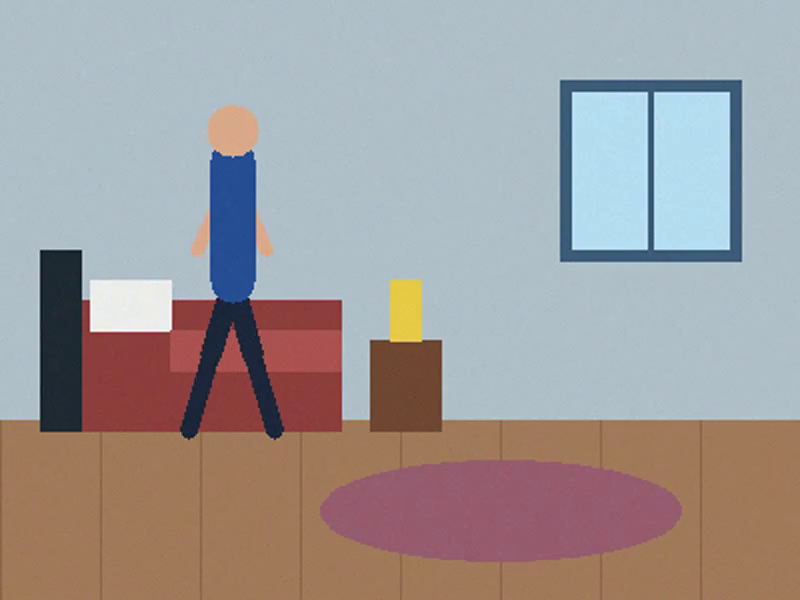
#> input picture frame 32 of Sem-3/Computer Vision/person_walking_in_bedroom.mp4, 800 x 600 px
$ jupyter execute P4.ipynb
#> lines starting #> are read from the running program, lines starting #| are printed output that depends on the picture; after the words box and inside, x2 and y2 are one past the last pixel; in counts of white or black regions, pixels touching at a corner belong together
[cell 1]
# cv practical assignment 4

[cell 2]
# question 1

[cell 3]
import cv2

# Initialize video capture (0 for webcam, or pass a video file path e.g. "corridor.mp4")
video_path = 0
cap = cv2.VideoCapture("person_walking_in_bedroom.mp4")

if not cap.isOpened():
    print("Error: Could not open video source.")
    exit()

# Read the first frame
ret, frame1 = cap.read()
#> frame1 is the input picture: shape (600, 800, 3); mean B, G, R 154.8, 154.4, 160.8
ret, frame2 = cap.read()
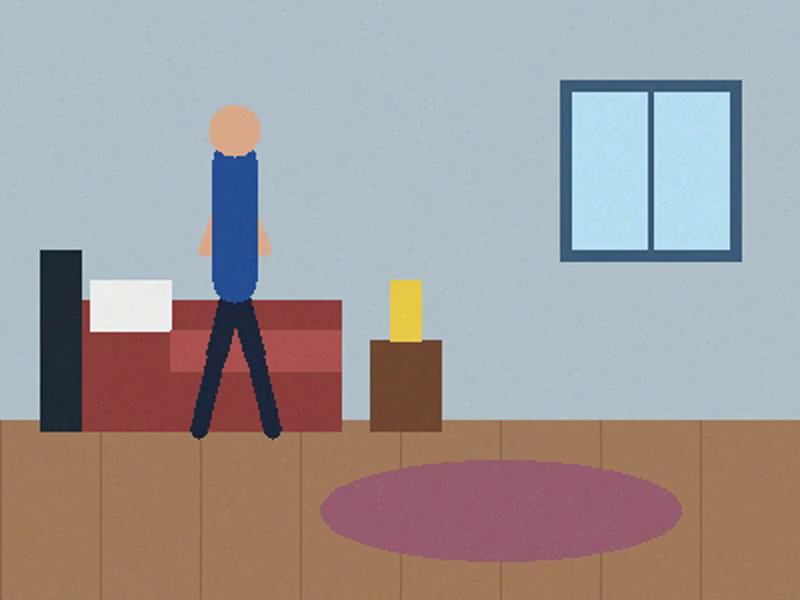
#> input picture frame 33 of Sem-3/Computer Vision/person_walking_in_bedroom.mp4, 800 x 600 px
#> frame2 is the input picture: shape (600, 800, 3); mean B, G, R 154.8, 154.4, 160.8

# Minimum contour area to trigger motion detection (filters out small noise)
MIN_CONTOUR_AREA = 1000

while cap.isOpened() and ret:
    # 1. Compute absolute difference between consecutive frames
    diff = cv2.absdiff(frame1, frame2)
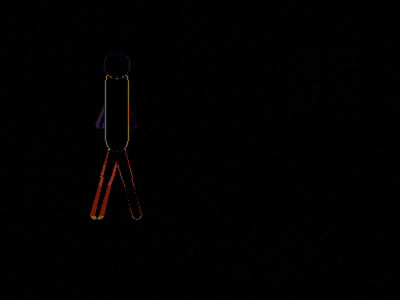
#> diff: shape (600, 800, 3) (shown at 1/2 size); mean B, G, R 1, 1, 1.5

    # 2. Convert to grayscale
    gray = cv2.cvtColor(diff, cv2.COLOR_BGR2GRAY)

    # 3. Apply Gaussian Blur to smooth out high-frequency noise
    blur = cv2.GaussianBlur(gray, (5, 5), 0)

    # 4. Threshold to get a binary image (motion = white, background = black)
    _, thresh = cv2.threshold(blur, 20, 255, cv2.THRESH_BINARY)
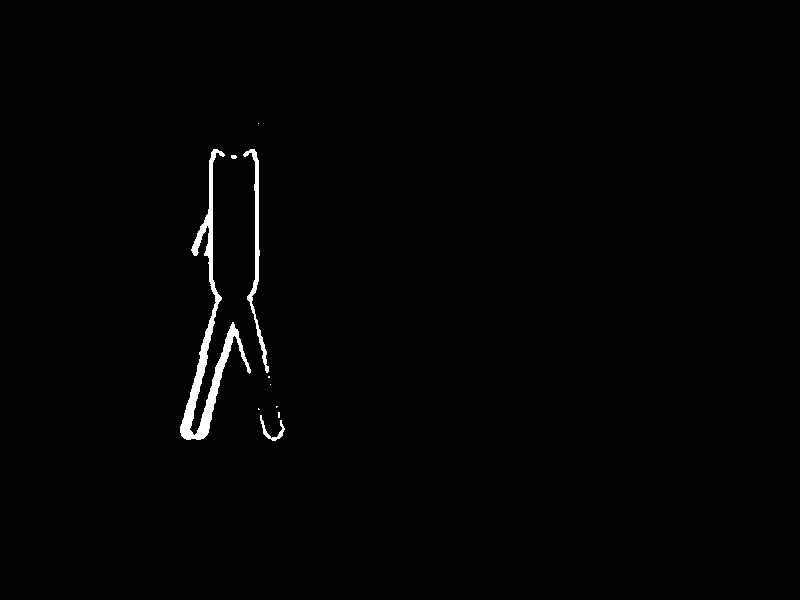
#> thresh: shape (600, 800); 0.91% white; 10 white regions (6 under 20 px), largest, box (x1, y1, x2, y2) and area: (180, 149, 251, 440) 3255, (243, 149, 269, 373) 930, (260, 415, 285, 441) 159, (231, 155, 237, 159) 21

    # 5. Dilate thresholded image to fill in gaps inside contours
    dilated = cv2.dilate(thresh, None, iterations=3)
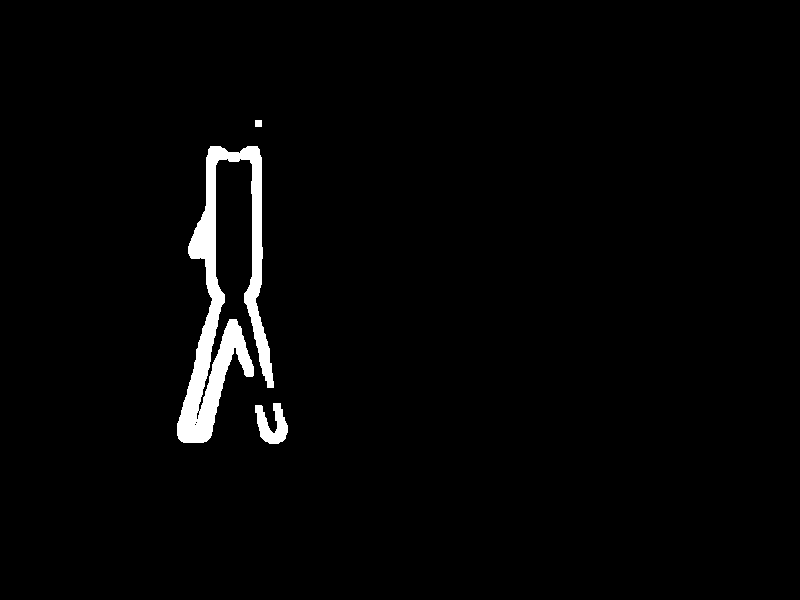
#> dilated: shape (600, 800); 2.2% white; 3 white regions

    # 6. Find contours of the motion regions
    contours, _ = cv2.findContours(dilated, cv2.RETR_TREE, cv2.CHAIN_APPROX_SIMPLE)
#> contours = 6 contours, 3 with area under 20; largest, box (x1, y1, x2, y2) and area: (177, 146, 274, 443) 9044, (255, 403, 288, 444) 708, (255, 120, 262, 127) 36

    motion_detected = False

    for contour in contours:
        # Ignore small movements (e.g., small camera jitter or shadows)
        if cv2.contourArea(contour) < MIN_CONTOUR_AREA:
            continue

        motion_detected = True

        # Get bounding box coordinates for the moving region
        (x, y, w, h) = cv2.boundingRect(contour)

        # Draw bounding box around detected motion
        cv2.rectangle(frame1, (x, y), (x + w, y + h), (0, 255, 0), 2)
#> this loop made 6 passes
#> contour on passes 3, 4, 6: [[194, 424], [195, 423], [196, 424], [195, 425]], [[195, 422], [196, 421], [197, 422], [196, 423]], [[255, 120], [255, 126], [261, 126], [261, 120]]
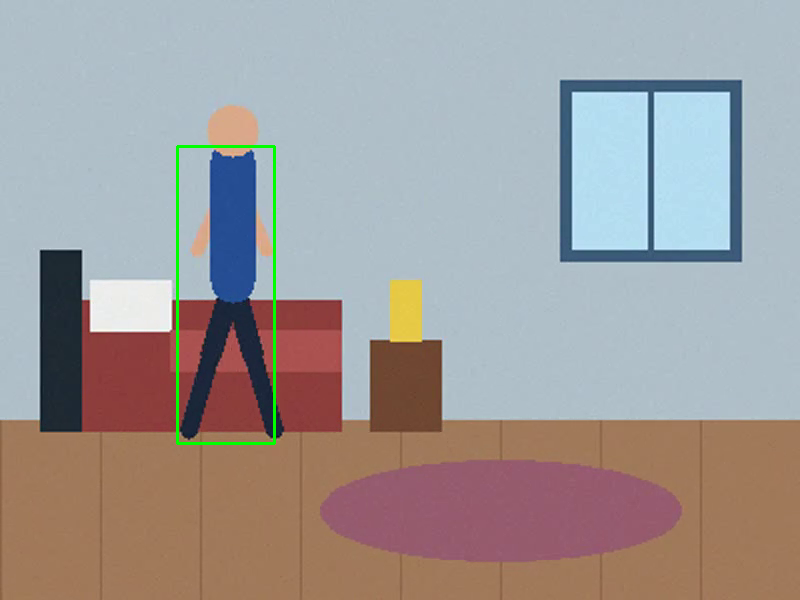
#> frame1: shape (600, 800, 3); 0.49% of pixels changed, all inside (x1, y1, x2, y2) = (176, 145, 276, 445)

    # Display status on the video feed
    if motion_detected:
        cv2.putText(
            frame1,
            "Status: Motion Detected",
            (10, 30),
            cv2.FONT_HERSHEY_SIMPLEX,
            1,
            (0, 0, 255),
            2,
        )
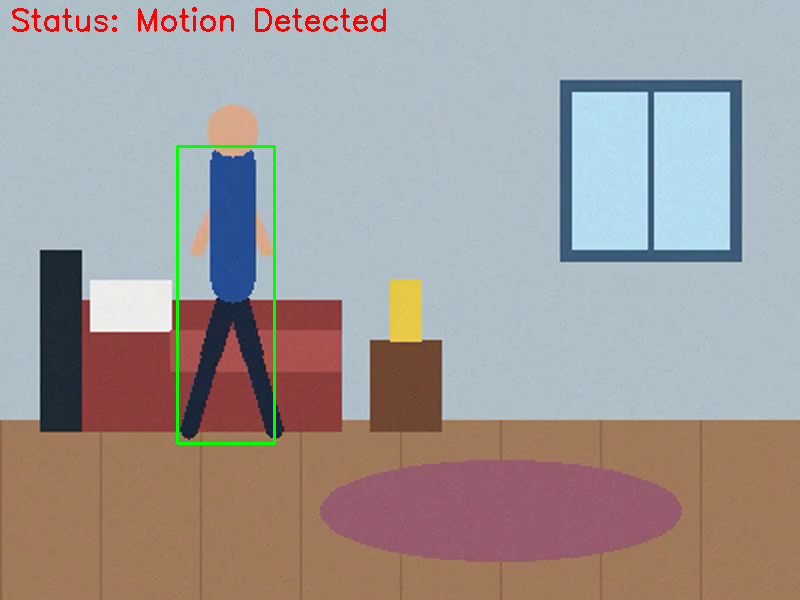
#> frame1: shape (600, 800, 3); 0.55% of pixels changed, all inside (x1, y1, x2, y2) = (12, 7, 386, 32)
    else:
        cv2.putText(
            frame1,
            "Status: Clear",
            (10, 30),
            cv2.FONT_HERSHEY_SIMPLEX,
            1,
            (0, 255, 0),
            2,
        )

    # Display frames
    cv2.imshow("Corridor CCTV Feed", frame1)
    cv2.imshow("Motion Threshold", dilated)

    # Update frames for the next iteration
    frame1 = frame2
    ret, frame2 = cap.read()
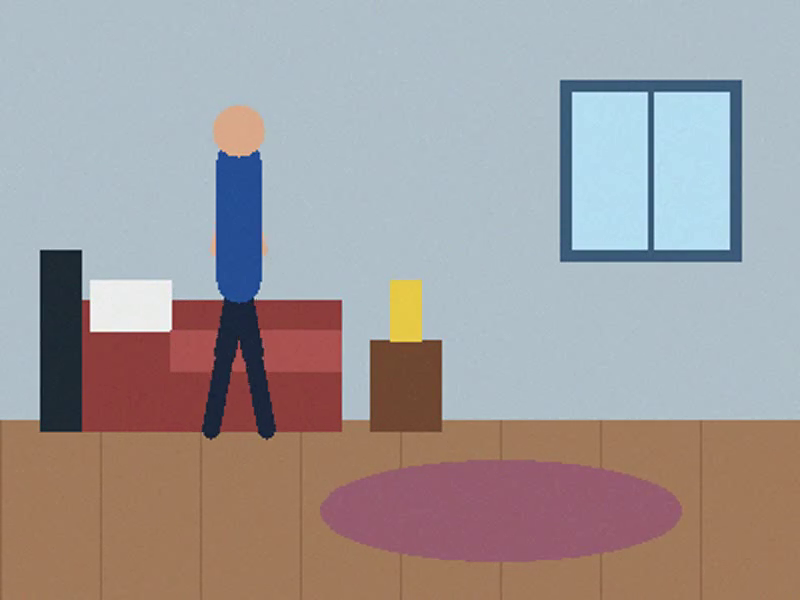
#> input picture frame 34 of Sem-3/Computer Vision/person_walking_in_bedroom.mp4, 800 x 600 px
#> frame2 is the input picture: shape (600, 800, 3); mean B, G, R 154.9, 154.5, 160.8

    # Press 'q' or 'ESC' to exit
    key = cv2.waitKey(30) & 0xFF
#> (key q is pressed here)
    if key == ord("q") or key == 27:
        break

cap.release()
cv2.destroyAllWindows()

[cell 4]
# question 2

[cell 5]
import cv2

# Initialize video stream (use 0 for webcam or replace with path to video file, e.g., 'parking.mp4')
video_path = "person_walking_in_bedroom.mp4"
cap = cv2.VideoCapture(video_path)

if not cap.isOpened():
    print("Error: Could not open video source.")
    exit()

# Initialize MOG2 Background Subtractor
# history: number of frames used to build the background model
# varThreshold: threshold on the squared Mahalanobis distance (controls sensitivity)
# detectShadows: True marks shadows in gray (127), which helps exclude them from contours
bg_subtractor = cv2.createBackgroundSubtractorMOG2(
    history=500, varThreshold=50, detectShadows=True
)

# Morphological kernel to clean noise and bridge gaps in vehicle silhouettes
kernel = cv2.getStructuringElement(cv2.MORPH_RECT, (5, 5))
#> kernel = [[1, 1, 1, 1, 1], [1, 1, 1, 1, 1], [1, 1, 1, 1, 1], [1, 1, 1, 1, 1], [1, 1, 1, 1, 1]]

# Minimum contour area to trigger vehicle detection (filters out small movement like leaves/birds)
MIN_VEHICLE_AREA = 3000

while cap.isOpened():
    ret, frame = cap.read()
    if not ret:
        break

    # 1. Apply background subtraction
    fg_mask = bg_subtractor.apply(frame)
#> fg_mask: shape (600, 800); every value is 127

    # 2. Threshold to remove detected shadows (shadows are marked as 127, motion as 255)
    _, thresh = cv2.threshold(fg_mask, 250, 255, cv2.THRESH_BINARY)
#> thresh: shape (600, 800); every value is 0

    # 3. Morphological operations: Open to remove small speckles, Close to merge vehicle regions
    clean_mask = cv2.morphologyEx(thresh, cv2.MORPH_OPEN, kernel)
    clean_mask = cv2.morphologyEx(clean_mask, cv2.MORPH_CLOSE, kernel)

    # 4. Find contours of detected moving regions
    contours, _ = cv2.findContours(
        clean_mask, cv2.RETR_EXTERNAL, cv2.CHAIN_APPROX_SIMPLE
    )
#> contours = []

    vehicle_count = 0

    for contour in contours:
        # Ignore motion smaller than typical vehicle threshold
        if cv2.contourArea(contour) < MIN_VEHICLE_AREA:
            continue

        vehicle_count += 1

        # Get bounding box coordinates for moving vehicle
        x, y, w, h = cv2.boundingRect(contour)

        # Draw bounding box and label
        cv2.rectangle(frame, (x, y), (x + w, y + h), (0, 255, 0), 2)
        cv2.putText(
            frame,
            "Vehicle",
            (x, y - 10),
            cv2.FONT_HERSHEY_SIMPLEX,
            0.5,
            (0, 255, 0),
            2,
        )
#> this loop made 0 passes
#> after the loop, vehicle_count = 0

    # Display real-time status overlay
    status_text = f"Moving Vehicles Detected: {vehicle_count}"
#> status_text = 'Moving Vehicles Detected: 0'
    cv2.putText(
        frame,
        status_text,
        (10, 30),
        cv2.FONT_HERSHEY_SIMPLEX,
        0.8,
        (0, 0, 255) if vehicle_count > 0 else (0, 255, 0),
        2,
    )

    # Render video windows
    cv2.imshow("Parking Security Camera", frame)
    cv2.imshow("Foreground Mask (Cleaned)", clean_mask)

    # Press 'q' or 'ESC' to exit
    key = cv2.waitKey(30) & 0xFF
#> (key q is pressed here)
    if key == ord("q") or key == 27:
        break

cap.release()
cv2.destroyAllWindows()

[cell 6]
# question 3

[cell 7]
import cv2

# Initialize video source (0 for live webcam, or path to video file e.g., 'surveillance.mp4')
video_path = "person_walking_in_bedroom.mp4"
cap = cv2.VideoCapture(video_path)

if not cap.isOpened():
    print("Error: Could not open video feed.")
    exit()

# Initialize MOG2 Subtractor
# history=500: baseline frame history length
# varThreshold=16: variance threshold for pixel classification (lower = higher sensitivity)
# detectShadows=True: distinguishes true motion (255) from cast shadows (127)
bg_subtractor = cv2.createBackgroundSubtractorMOG2(
    history=500, varThreshold=16, detectShadows=True
)

# Structuring element for noise filtering & merging segmented regions
kernel_open = cv2.getStructuringElement(cv2.MORPH_RECT, (3, 3))
#> kernel_open = [[1, 1, 1], [1, 1, 1], [1, 1, 1]]
kernel_close = cv2.getStructuringElement(cv2.MORPH_RECT, (7, 7))

# Minimum contour area (pixels) to qualify as an object
MIN_OBJECT_AREA = 800

while cap.isOpened():
    ret, frame = cap.read()
    if not ret:
        break

    # 1. Obtain foreground mask from MOG2 model
    fg_mask = bg_subtractor.apply(frame)

    # 2. Isolate true motion pixels (255) from shadows (127)
    _, binary_mask = cv2.threshold(fg_mask, 250, 255, cv2.THRESH_BINARY)

    # 3. Morphological Operations
    # OPEN removes small noise dots; CLOSE fills gaps within individual objects
    mask_cleaned = cv2.morphologyEx(binary_mask, cv2.MORPH_OPEN, kernel_open)
    mask_cleaned = cv2.morphologyEx(mask_cleaned, cv2.MORPH_CLOSE, kernel_close)

    # 4. Find external contours representing independent moving objects
    contours, _ = cv2.findContours(
        mask_cleaned, cv2.RETR_EXTERNAL, cv2.CHAIN_APPROX_SIMPLE
    )

    detected_objects_count = 0

    for contour in contours:
        # Filter out minor perturbations (leaves, camera shake, small animals)
        if cv2.contourArea(contour) < MIN_OBJECT_AREA:
            continue

        detected_objects_count += 1

        # Calculate bounding box & object centroid
        x, y, w, h = cv2.boundingRect(contour)
        cx, cy = x + w // 2, y + h // 2

        # Draw bounding rectangle around each detected object
        cv2.rectangle(frame, (x, y), (x + w, y + h), (0, 255, 0), 2)

        # Plot centroid point
        cv2.circle(frame, (cx, cy), 4, (0, 0, 255), -1)

        # Label each detected instance with ID and dimensions
        label = f"Obj #{detected_objects_count} [{w}x{h}]"
        cv2.putText(
            frame,
            label,
            (x, y - 8),
            cv2.FONT_HERSHEY_SIMPLEX,
            0.5,
            (0, 255, 0),
            1,
            cv2.LINE_AA,
        )
#> after the loop, detected_objects_count = 0

    # Top overlay bar showing total live detections
    cv2.rectangle(frame, (0, 0), (320, 40), (0, 0, 0), -1)
    status_msg = f"Active Targets: {detected_objects_count}"
#> status_msg = 'Active Targets: 0'
    cv2.putText(
        frame,
        status_msg,
        (10, 26),
        cv2.FONT_HERSHEY_SIMPLEX,
        0.7,
        (0, 255, 255),
        2,
        cv2.LINE_AA,
    )
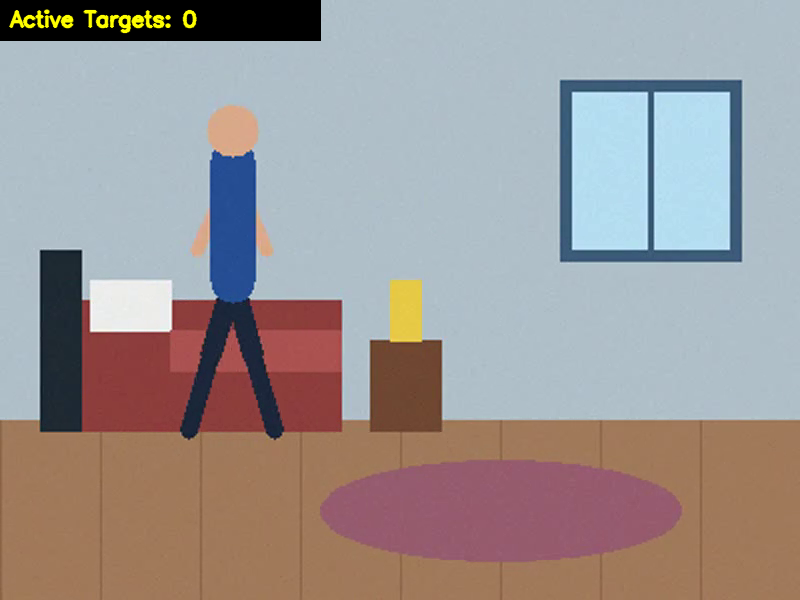
#> frame: shape (600, 800, 3); mean B, G, R 149.3, 150, 156.8

    # Display real-time output streams
    cv2.imshow("Multi-Object Detection Feed", frame)
    cv2.imshow("MOG2 Mask (Cleaned)", mask_cleaned)

    # Key exit listener ('q' or 'ESC')
    key = cv2.waitKey(30) & 0xFF
#> (key q is pressed here)
    if key == ord("q") or key == 27:
        break

cap.release()
cv2.destroyAllWindows()

$ run again, starting later in the video
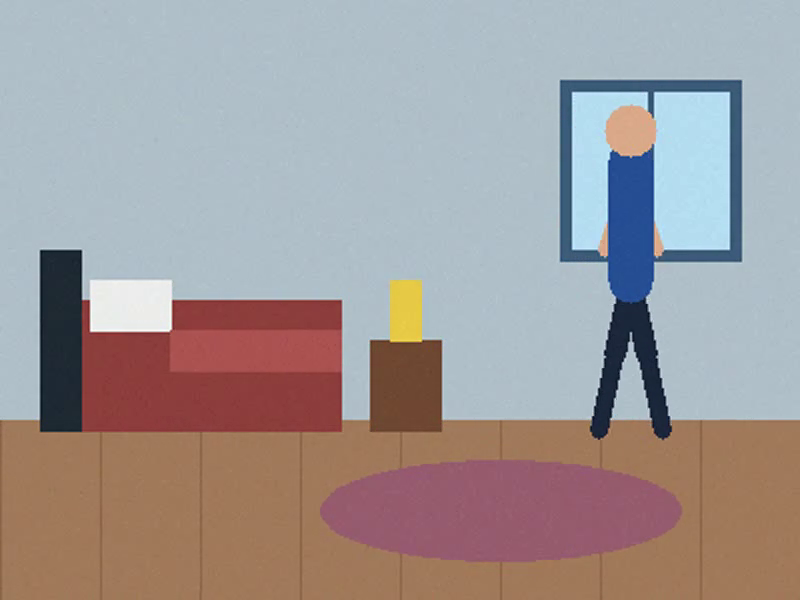
#> input picture frame 146 of Sem-3/Computer Vision/person_walking_in_bedroom.mp4, 800 x 600 px
#> frame1 is the input picture: shape (600, 800, 3); mean B, G, R 153.2, 153.1, 160.8
#> dilated: shape (600, 800); 3% white; 2 white regions
#> `contours, _ = cv2.findContours(dilated, cv2.RETR_TREE, cv2.CHAIN_APPRO..`: contours = 3 contours, 1 with area under 20; largest, box (x1, y1, x2, y2) and area: (590, 103, 688, 444) 11448, (580, 360, 626, 443) 2150
#> the loop `for contour in contours:` made 3 passes
#> (motion_detected, x, y, w, h) on passes 1 to 2: (True, 580, 360, 46, 83), (True, 590, 103, 98, 341)
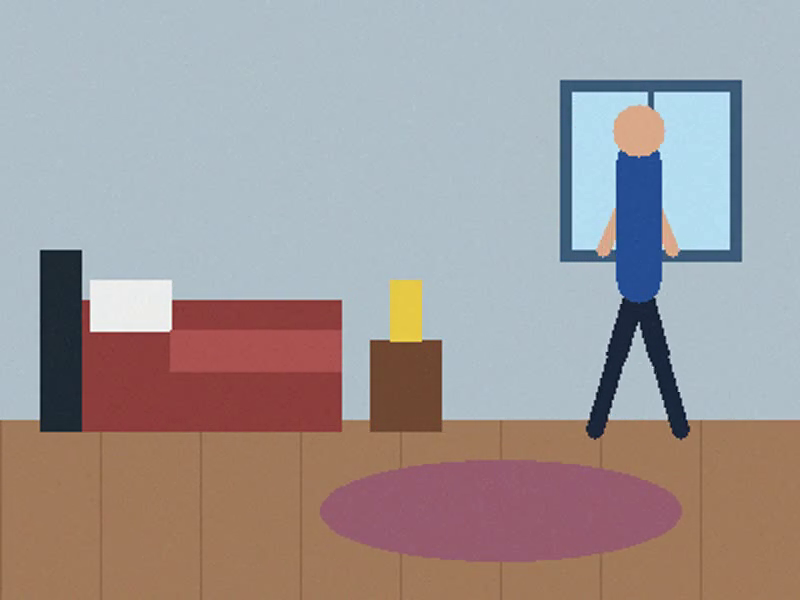
#> input picture frame 148 of Sem-3/Computer Vision/person_walking_in_bedroom.mp4, 800 x 600 px
#> frame2 is the input picture: shape (600, 800, 3); mean B, G, R 153.2, 153.1, 160.9
#> kernel = [[1, 1, 1, 1, 1], [1, 1, 1, 1, 1], [1, 1, 1, 1, 1], [1, 1, 1, 1, 1], [1, 1, 1, 1, 1]]
#> fg_mask: shape (600, 800); every value is 127
#> `contours, _ = cv2.findContours( clean_mask, cv2.RETR_EXTERNAL, cv2.CHA..`: contours = []
#> after the loop `for contour in contours:`: vehicle_count = 0
#> status_text = 'Moving Vehicles Detected: 0'
#> kernel_open = [[1, 1, 1], [1, 1, 1], [1, 1, 1]]
#> after the loop `for contour in contours:`: detected_objects_count = 0
#> status_msg = 'Active Targets: 0'
#> `cv2.putText( frame, status_msg, (10, 26), cv2.FONT_HERSHEY_SIMPLEX, 0...`:
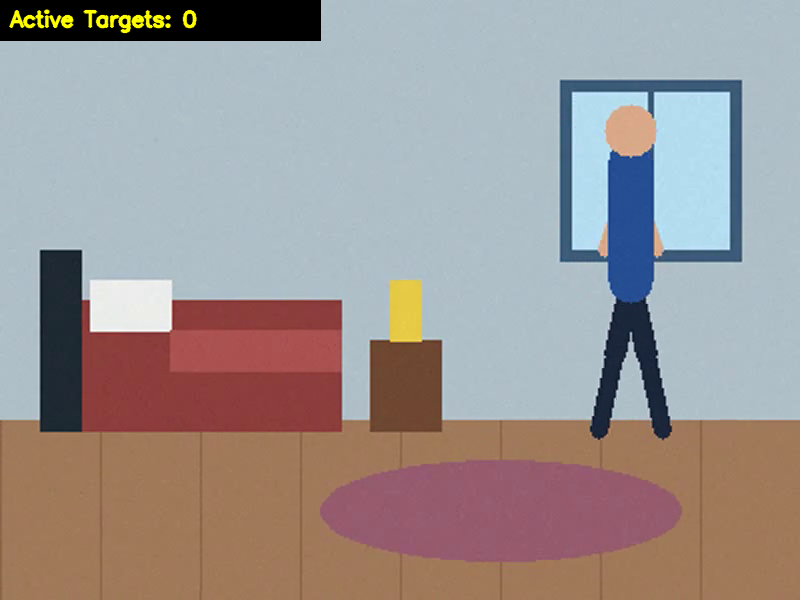
#> frame: shape (600, 800, 3); mean B, G, R 147.7, 148.6, 156.8
